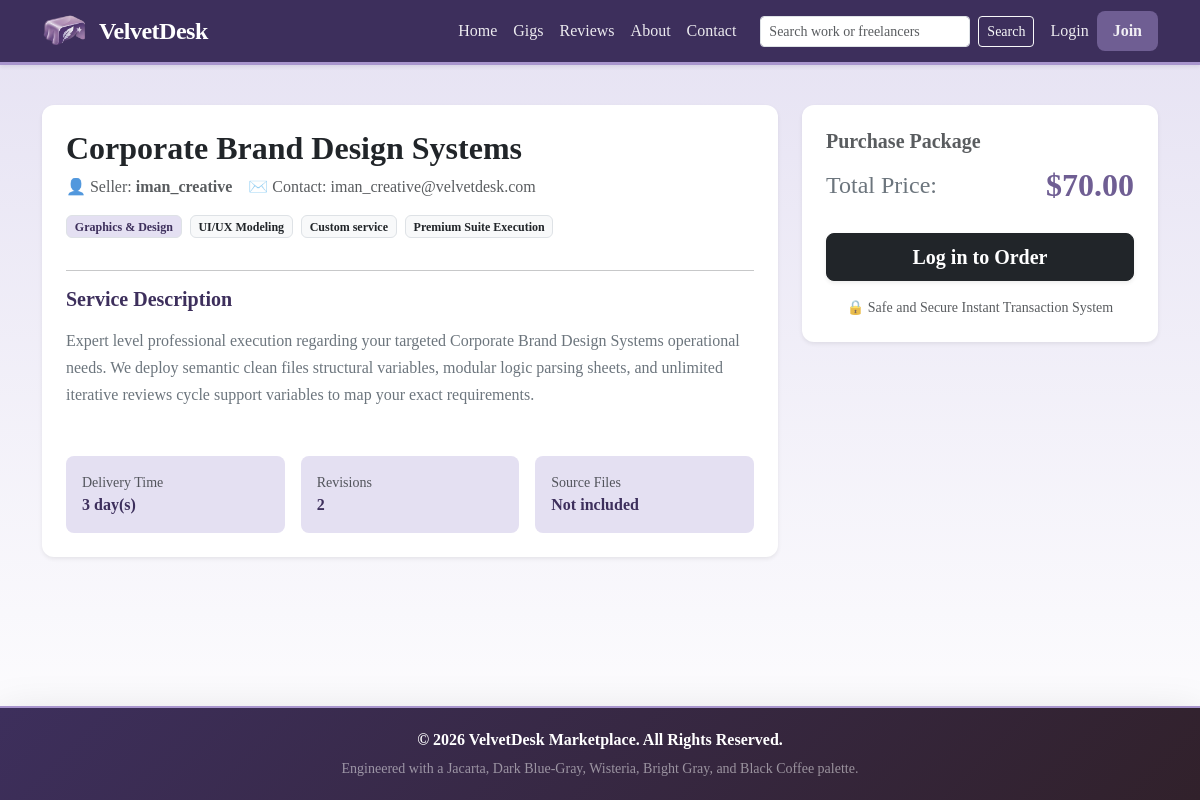
The app's page /gig_details.php?id=44 with its own data.
### tables this page shows
CREATE TABLE gigs (
        gig_id INTEGER PRIMARY KEY AUTOINCREMENT,
        user_id INTEGER,
        title TEXT NOT NULL,
        description TEXT NOT NULL,
        price REAL NOT NULL,
        image_path TEXT DEFAULT 'assets/uploads/default-gig.svg',
        portfolio_link TEXT DEFAULT NULL,
        category TEXT DEFAULT '',
        subcategory TEXT DEFAULT '',
        service_type TEXT DEFAULT '',
        package_type TEXT DEFAULT 'Standard',
        delivery_time_days INTEGER DEFAULT 3,
        revisions INTEGER DEFAULT 2,
        gig_tags TEXT DEFAULT '',
        highlights TEXT DEFAULT '',
        requirements TEXT DEFAULT '',
        faq TEXT DEFAULT '',
        includes_source_files INTEGER DEFAULT 0,
        video_link TEXT DEFAULT '',
        created_at DATETIME DEFAULT CURRENT_TIMESTAMP,
        FOREIGN KEY(user_id) REFERENCES users(user_id)
    );

### gig_details.php (the view, shortened to what this page needs)
<?php
include 'config.php';
$gig_id = intval($_GET['id']);
try {
    $sql = "SELECT gigs.*, users.username, users.email FROM gigs
            JOIN users ON gigs.user_id = users.user_id
            WHERE gigs.gig_id = :gig_id";
    $stmt = $conn->prepare($sql);
    $stmt->bindParam(':gig_id', $gig_id);
    $stmt->execute();
    $gig = $stmt->fetch(PDO::FETCH_ASSOC);
} catch (PDOException $e) {
    error_log("Gig details fetch error: " . $e->getMessage());
    die("Error loading service details.");
}
include 'header.php';
?>
<div class="row justify-content-center mt-3">
    <div class="col-md-8 mb-4">
        <div class="card p-4 shadow-sm border-0 mb-4" style="border-radius: 12px;">
            <h2 class="fw-bold text-dark mb-2"><?php echo htmlspecialchars($gig['title']); ?></h2>
            <div class="d-flex align-items-center mb-3 text-muted">
                <span class="me-3">👤 Seller: <strong><?php echo htmlspecialchars($gig['username']); ?></strong></span>
                <span>✉️ Contact: <?php echo htmlspecialchars($gig['email']); ?></span>
            </div>
            <div class="d-flex flex-wrap gap-2 mb-3">
                <span class="badge bg-bright-gray text-jacarta border"><?php echo htmlspecialchars($gig['category'] ?: 'Uncategorized'); ?></span>
                <span class="badge bg-light text-dark border"><?php echo htmlspecialchars($gig['subcategory'] ?: 'General'); ?></span>
                <span class="badge bg-light text-dark border"><?php echo htmlspecialchars($gig['service_type'] ?: 'Custom service'); ?></span>
                <span class="badge bg-light text-dark border"><?php echo htmlspecialchars($gig['package_type'] ?: 'Standard'); ?></span>
            </div>
            <hr>
            <h5 class="fw-bold mb-3 text-jacarta">Service Description</h5>
            <p class="text-secondary" style="line-height: 1.7; white-space: pre-wrap;"><?php echo htmlspecialchars($gig['description']); ?></p>
            <div class="row g-3 mt-3">
                <div class="col-md-4">
                    <div class="p-3 bg-bright-gray rounded-3 h-100">
                        <div class="small text-muted">Delivery Time</div>
                        <div class="fw-bold text-jacarta"><?php echo (int)($gig['delivery_time_days'] ?? 3); ?> day(s)</div>
                    </div>
                </div>
                <div class="col-md-4">
                    <div class="p-3 bg-bright-gray rounded-3 h-100">
                        <div class="small text-muted">Revisions</div>
                        <div class="fw-bold text-jacarta"><?php echo (int)($gig['revisions'] ?? 2); ?></div>
                    </div>
                </div>
                <div class="col-md-4">
                    <div class="p-3 bg-bright-gray rounded-3 h-100">
                        <div class="small text-muted">Source Files</div>
                        <div class="fw-bold text-jacarta"><?php echo !empty($gig['includes_source_files']) ? 'Included' : 'Not included'; ?></div>
                    </div>
                </div>
            </div>
        </div>
    </div>
    <div class="col-md-4">
        <div class="card p-4 shadow-sm border-0 sticky-top" style="border-radius: 12px; top: 20px;">
            <h5 class="fw-bold text-muted mb-2">Purchase Package</h5>
            <div class="d-flex justify-content-between align-items-center mb-4">
                <span class="fs-4 text-secondary">Total Price:</span>
                <span class="fw-bold fs-2 text-dark-blue-gray">$<?php echo number_format($gig['price'], 2); ?></span>
            </div>
            <form action="gig_details.php?id=<?php echo $gig['gig_id']; ?>" method="POST">
                <?php if (isset($_SESSION['user_id'])): ?>
                    <?php if ($_SESSION['role'] === 'buyer'): ?>
                        <div class="mb-3">
                            <label class="form-label font-monospace small text-uppercase text-muted">Dummy Card Number</label>
                            <input type="text" class="form-control" placeholder="4242 •••• •••• 4242" disabled value="4242 4242 4242 4242">
                        </div>
                        <button type="submit" name="pay_now_btn" class="btn btn-success-custom btn-lg w-100 fw-bold py-2 shadow-sm fs-5">💳 Order & Pay Now</button>
                    <?php else: ?>
                        <div class="alert alert-warning text-center small mb-0">Sellers cannot buy services. Log in as a Buyer to purchase.</div>
                    <?php endif; ?>
                <?php else: ?>
                    <a href="login.php" class="btn btn-dark btn-lg w-100 fw-bold py-2 shadow-sm fs-5">Log in to Order</a>
                <?php endif; ?>
            </form>
            <div class="text-center mt-3 text-muted small">
                🔒 Safe and Secure Instant Transaction System
            </div>
        </div>
    </div>
</div>
<?php include 'footer.php'; ?>

### header.php (style rules this page uses)
:root { --jacarta: #3D2F5C; --dark-blue-gray: #6F5E93; --wisteria: #A895CD; --bright-gray: #E4E0F2; --black-coffee: #31212B; --jacarta-rgb: 61, 47, 92; --dark-blue-gray-rgb: 111, 94, 147; --wisteria-rgb: 168, 149, 205; --bright-gray-rgb: 228, 224, 242; --black-coffee-rgb: 49, 33, 43; }
body { background: linear-gradient(180deg, rgba(var(--bright-gray-rgb), 0.96), #ffffff); min-height: 100vh; display: flex; flex-direction: column; font-family: 'Georgia', 'Times New Roman', serif; color: var(--black-coffee); }
.text-jacarta { color: var(--jacarta) !important; }
.text-dark-blue-gray { color: var(--dark-blue-gray) !important; }
.bg-bright-gray { background-color: var(--bright-gray) !important; }

### records on screen
gigs: title "Corporate Brand Design Systems", category "Graphics & Design", subcategory "UI/UX Modeling", service_type "Custom service", package_type "Premium Suite Execution", description "Expert level professional execution regarding your targeted Corporate Brand Design Systems operational needs. We deploy semantic clean files structural variables, modular logic parsing sheets, and unlimited iterative reviews cycle support variables to map your exact requirements.", delivery_time_days "3", revisions "2", price "70.00"

### other values on screen
$gig['username'] "iman_creative"
$gig['email'] "iman_creative@velvetdesk.com"
